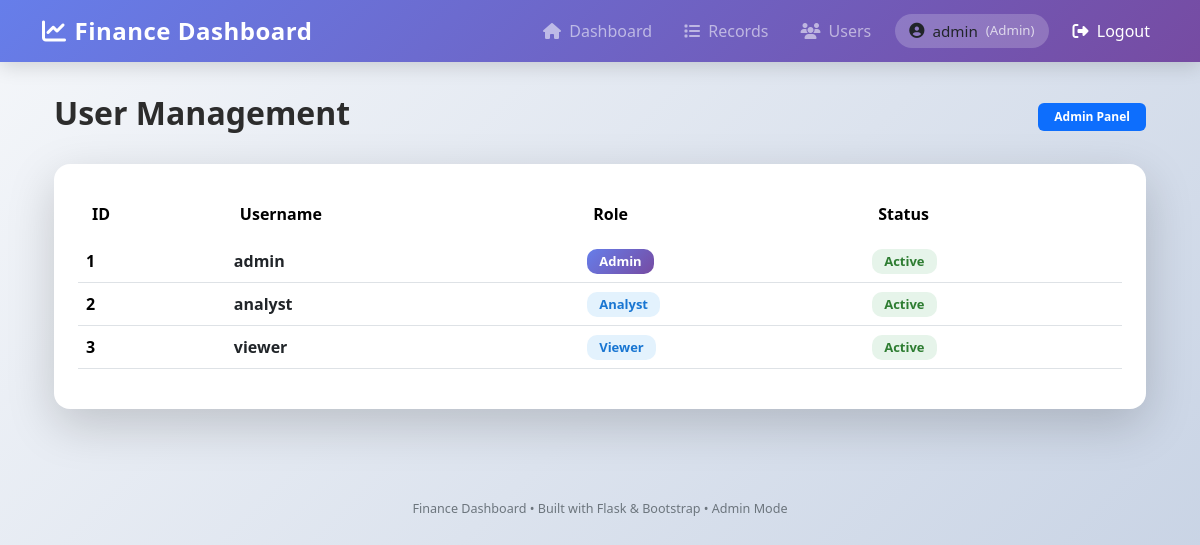
Screenshot of /users (signed in) with the database file from the repository.
### app.py (models this page shows, shortened)
class User(UserMixin, db.Model):
    id = db.Column(db.Integer, primary_key=True)
    username = db.Column(db.String(80), unique=True, nullable=False)
    password_hash = db.Column(db.String(256), nullable=False)
    role = db.Column(db.String(20), nullable=False, default='viewer')
    is_active = db.Column(db.Boolean, default=True)

### app.py (the view)
@app.route('/users')
@login_required
@role_required(['admin'])
def users():
    all_users = User.query.all()
    return render_template('users.html', users=all_users)

### app.py (called while the page is built)
@login_manager.user_loader
def load_user(user_id):
    return User.query.get(int(user_id))

def role_required(allowed_roles):
    def decorator(f):
        @wraps(f)
        def decorated_function(*args, **kwargs):
            if not current_user.is_authenticated:
                return redirect(url_for('login'))
            if current_user.role not in allowed_roles:
                flash('Access denied. Insufficient permissions.', 'danger')
                return redirect(url_for('dashboard'))
            return f(*args, **kwargs)
        return decorated_function
    return decorator

### templates/users.html (shortened to what this page needs)
{% extends 'base.html' %}
{% block content %}
<div class="container-fluid mt-4">
    <div class="d-flex justify-content-between align-items-center mb-4">
        <h2 class="fw-bold">User Management</h2>
        <span class="badge bg-primary px-3 py-2">Admin Panel</span>
    </div>
    <div class="card shadow-lg border-0 rounded-4">
        <div class="card-body p-4">
            <table class="table align-middle table-hover custom-table">
                <thead>
                    <tr>
                        <th>ID</th>
                        <th>Username</th>
                        <th>Role</th>
                        <th>Status</th>
                    </tr>
                </thead>
                <tbody>
                    {% for user in users %}
                    <tr>
                        <td class="fw-semibold">{{ user.id }}</td>
                        <td>
                            <span class="fw-semibold text-dark">
                                {{ user.username }}
                            </span>
                        </td>
                        <td>
                            <span class="badge role-badge
                                {{ 'admin-role' if user.role == 'admin' else 'user-role' }}">
                                {{ user.role|title }}
                            </span>
                        </td>
                        <td>
                            <span class="badge status-badge
                                {{ 'active-status' if user.is_active else 'inactive-status' }}">
                                {{ 'Active' if user.is_active else 'Inactive' }}
                            </span>
                        </td>
                    </tr>
                    {% endfor %}
                </tbody>
            </table>
        </div>
    </div>
</div>
{% endblock %}

### templates/base.html (shortened to what this page needs)
<!DOCTYPE html>
<html lang="en">
<head>
    <link href="https://cdn.jsdelivr.net/npm/bootstrap@5.3.3/dist/css/bootstrap.min.css" rel="stylesheet">
    <link href="https://cdnjs.cloudflare.com/ajax/libs/font-awesome/6.5.0/css/all.min.css" rel="stylesheet">
</head>
<body>
    <nav class="navbar navbar-expand-lg navbar-dark sticky-top">
        <div class="container">
            <a class="navbar-brand d-flex align-items-center" href="{{ url_for('dashboard') }}">
                <i class="fas fa-chart-line me-2"></i>
                Finance Dashboard
            </a>
            <div class="navbar-nav ms-auto d-flex align-items-center gap-3">
                <a class="nav-link" href="{{ url_for('dashboard') }}">
                    <i class="fas fa-home me-1"></i> Dashboard
                </a>
                {% if current_user.role in ['analyst', 'admin'] %}
                <a class="nav-link" href="{{ url_for('records') }}">
                    <i class="fas fa-list me-1"></i> Records
                </a>
                {% endif %}
                {% if current_user.role == 'admin' %}
                <a class="nav-link" href="{{ url_for('users') }}">
                    <i class="fas fa-users me-1"></i> Users
                </a>
                {% endif %}
                <div class="user-badge d-flex align-items-center gap-2">
                    <i class="fas fa-user-circle"></i>
                    <span>{{ current_user.username }}</span>
                    <small class="text-light opacity-75">({{ current_user.role|title }})</small>
                </div>
                <a class="nav-link text-white" href="{{ url_for('logout') }}">
                    <i class="fas fa-sign-out-alt me-1"></i> Logout
                </a>
            </div>
        </div>
    </nav>
    <div class="container main-content">
        {% block content %}{% endblock %}
    </div>
    <div class="footer py-4">
        <div class="container">
            <small>Finance Dashboard • Built with Flask &amp; Bootstrap • {{ current_user.role|title }} Mode</small>
        </div>
    </div>
</body>
</html>

### templates/base.html (style rules this page uses)
:root { --primary-gradient: linear-gradient(135deg, #667eea 0%, #764ba2 100%); }
body { background: linear-gradient(135deg, #f5f7fa 0%, #c3cfe2 100%); min-height: 100vh; font-family: 'Segoe UI', system-ui, sans-serif; }
.navbar { background: var(--primary-gradient) !important; box-shadow: 0 4px 20px rgba(0, 0, 0, 0.15); backdrop-filter: blur(10px); }
.navbar-brand { font-weight: 700; font-size: 1.5rem; letter-spacing: 0.5px; }
.nav-link { font-weight: 500; transition: all 0.3s ease; }
.main-content { margin-top: 2rem; }
.card { border: none; border-radius: 16px; box-shadow: 0 8px 25px rgba(0, 0, 0, 0.08); transition: all 0.4s cubic-bezier(0.4, 0, 0.2, 1); overflow: hidden; }
.user-badge { background: rgba(255, 255, 255, 0.2); padding: 6px 14px; border-radius: 50px; font-size: 0.95rem; }
.footer { margin-top: 4rem; text-align: center; color: #6c757d; font-size: 0.9rem; }

### templates/users.html (style rules this page uses)
.card { background: #ffffff; border-radius: 16px; }
.custom-table thead { background: linear-gradient(135deg, #667eea, #764ba2); color: #fff; }
.custom-table thead th { border: none; padding: 14px; }
.custom-table tbody tr { transition: 0.3s; }
.role-badge { padding: 6px 12px; border-radius: 10px; font-size: 13px; }
.admin-role { background: linear-gradient(135deg, #667eea, #764ba2); color: #fff; }
.user-role { background: #e3f2fd; color: #1976d2; }
.status-badge { padding: 6px 12px; border-radius: 10px; font-size: 13px; }
.active-status { background: #e6f4ea; color: #2e7d32; }
h2 { color: #2c2c2c; }

### rows the page displays
User: username "admin", role "Admin", id "1", is_active "Active"
User: id "2", username "analyst", role "Analyst", is_active "Active"
User: id "3", username "viewer", role "Viewer", is_active "Active"
